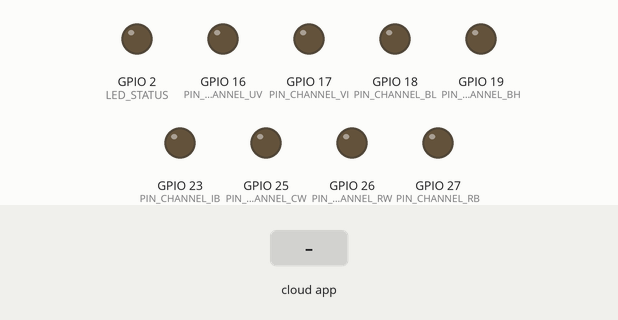
This sketch was run on a simulated ESP32. On the bench: output pins drawn as LEDs (lit = HIGH). The test bench sets the inputs (shaded band). WiFi joins after 1.5 s; servers stay silent unless stated; what the sketch prints to the serial monitor is not drawn.

Above: at 2.7 s.
2.8 s: the phone or cloud app sets Aqua.UV to 1
At 3.7 s:
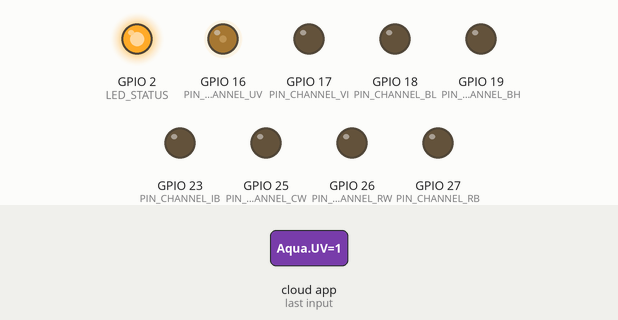
5.8 s: the phone or cloud app sets Aqua.VI to 1
At 6.4 s:
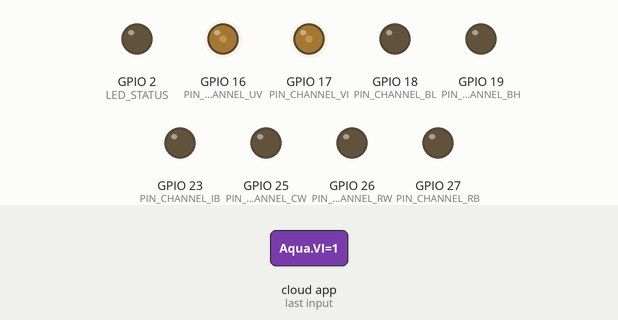
8.8 s: the phone or cloud app sets Aqua.BL to 1
At 9.7 s:
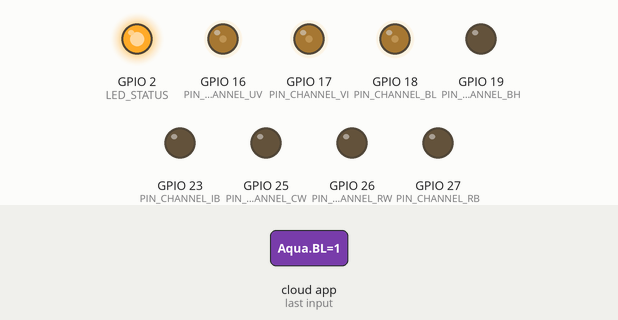
11.8 s: the phone or cloud app sets Aqua.BH to 1
At 12.1 s:
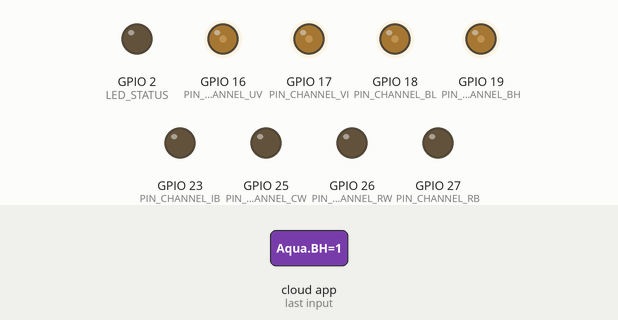
14.8 s: the phone or cloud app sets Aqua.IB to 1
At 15.6 s:
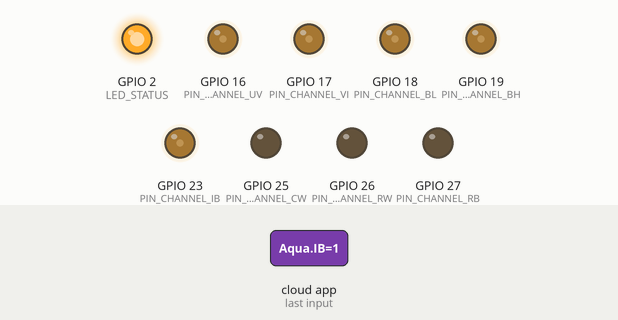
17.8 s: the phone or cloud app sets Aqua.CW to 1
At 18.7 s:
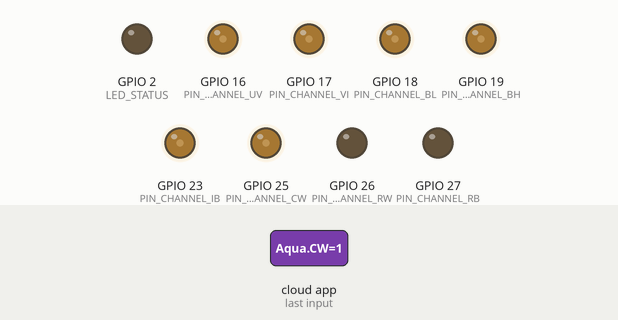
Timing chart, 0 to 21.8 s (numbered marks = the images above; inputs shaded):
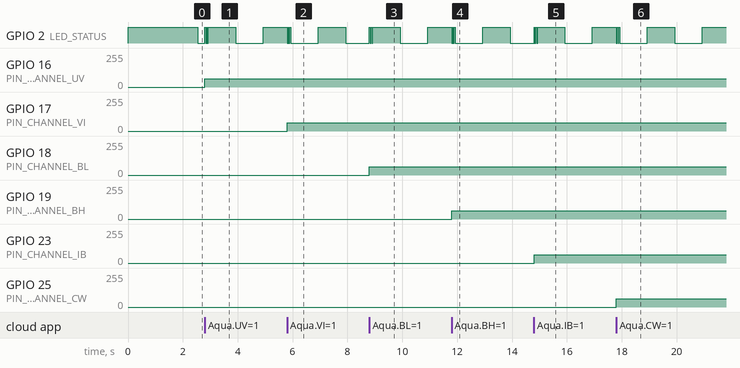

The sketch:

alexa.ino
```cpp
#include <Arduino.h>
#ifdef ESP32
    #include <WiFi.h>
#else
    #include <ESP8266WiFi.h>
#endif
#include "fauxmoESP.h"


#include <esp32-hal-ledc.h>


#define USE_LEDC  0

#define WIFI_SSID "DaD"
#define WIFI_PASS "rosirosi"


fauxmoESP fauxmo;

// -----------------------------------------------------------------------------

#define SERIAL_BAUDRATE     115200
#define LED_STATUS          2 //LED_BUILTIN                  //status LED
#define STATUS_PERIOD       1000 // (ms)


#define PIN_CHANNEL_UV    16  // Reef UV
#define PIN_CHANNEL_VI    17  // Reef Violet
#define PIN_CHANNEL_BL    18  // Reef Blue Low
#define PIN_CHANNEL_BH    19  // Reef Blue High
#define PIN_CHANNEL_IB    23  // Reef Ice Blue
#define PIN_CHANNEL_CW    25  // Reef Cold White
#define PIN_CHANNEL_RW    26  // Refugium White
#define PIN_CHANNEL_RB    27  // Refugium Red Blue


#define LIGHT_CHANNEL_UV  "Aqua UV"           // Reef UV
#define LIGHT_CHANNEL_VI  "Aqua VI"       // Reef Violet
#define LIGHT_CHANNEL_BL  "Aqua BL"     // Reef Blue Low
#define LIGHT_CHANNEL_BH  "Aqua BH"    // Reef Blue High
#define LIGHT_CHANNEL_IB  "Aqua IB"     // Reef Ice Blue
#define LIGHT_CHANNEL_CW  "Aqua CW"   // Reef Cold White
#define LIGHT_CHANNEL_RW  "Aqua WW"    // Refugium White
#define LIGHT_CHANNEL_RB  "Aqua RB" // Refugium Red Blue


const uint32_t freq = 5000;
const uint8_t resolution = 10;
const uint16_t dutyThr = 30;


const int statusLed = LED_STATUS;

#define ACTIVITY_TIME   5
#define ACTIVITY_PERIOD 30
unsigned int activity = 0;

#define MAX_NO_OF_DEVICES 8

typedef enum
{
  LED_CH_UV = 0,    // Reef UV
  LED_CH_VI = 1,    // Reef Violet
  LED_CH_BL = 2,    // Reef Blue Low
  LED_CH_BH = 3,    // Reef Blue High
  LED_CH_IB = 4,    // Reef Ice Blue
  LED_CH_CW = 5,    // Reef Cold White
  LED_CH_RW = 6,    // Refugium White
  LED_CH_RB = 7,    // Refugium Red Blue
  LED_CH_MAX = 8
};

typedef struct
{
  uint8_t pin;
  char *  chanName;
} ChannelMap_t;


ChannelMap_t chanMap[LED_CH_MAX] =
{
  { // LED_CH_UV - ultra violet
    .pin = PIN_CHANNEL_UV,
    .chanName = LIGHT_CHANNEL_UV
  },
  { // LED_CH_VI - violet
    .pin = PIN_CHANNEL_VI,
    .chanName = LIGHT_CHANNEL_VI
  },
  { // LED_CH_BL - blue low
    .pin = PIN_CHANNEL_BL,
    .chanName = LIGHT_CHANNEL_BL
  },
  { // LED_CH_BH - blue high
    .pin = PIN_CHANNEL_BH,
    .chanName = LIGHT_CHANNEL_BH
  },
  { // LED_CH_IB - ice blue
    .pin = PIN_CHANNEL_IB,
    .chanName = LIGHT_CHANNEL_IB
  },
  { // LED_CH_CW - cold white
    .pin = PIN_CHANNEL_CW,
    .chanName = LIGHT_CHANNEL_CW
  },
  { // LED_CH_RW - recife white
    .pin = PIN_CHANNEL_RW,
    .chanName = LIGHT_CHANNEL_RW
  },
  { // LED_CH_RB - recife red blue
    .pin = PIN_CHANNEL_RB,
    .chanName = LIGHT_CHANNEL_RB
  }
};


/******************************************************************************
* setup - main setup
* - initialize UART
* - initialize WIFI
* - initialize light channels
* - setup Alexa
* RETURNS: N/A
******************************************************************************/
void setup()
{

    // Init serial port and clean garbage
    Serial.begin(SERIAL_BAUDRATE);
    Serial.println();
    Serial.println();

    // LEDs
    setupLight();

    // Wifi
    setupWifi();

    setupAlexa();
}


/******************************************************************************
* loop - main loop
* - initialize UART
* - initialize WIFI
* - initialize light channels
* RETURNS: N/A
******************************************************************************/
void loop()
{
    // This is a sample code to output free heap every 5 seconds
    // This is a cheap way to detect memory leaks
    // static unsigned long last_heap = millis();
    static unsigned long last_status = millis();
    static unsigned char statusLed = 0;
    unsigned int period;

    // fauxmoESP uses an async TCP server but a sync UDP server
    // Therefore, we have to manually poll for UDP packets
    fauxmo.handle();

    // if (millis() - last_heap > 5000)
    // {
    //     last_heap = millis();
    //     // Serial.printf("[MAIN] Free heap: %d bytes\n", ESP.getFreeHeap());
    // }

    if (activity > 0)
    {
      period = ACTIVITY_PERIOD;
    }
    else
    {
      period = STATUS_PERIOD;
    }

    if (millis() - last_status > period)
    {
      last_status = millis();

      if (activity > 0)
      {
        activity--;
      }
      digitalWrite(LED_STATUS, statusLed&1);
      statusLed++;
      // Serial.printf("[MAIN] STAUS: %d:%d\n", statusLed, statusLed&1);
    }
}


/******************************************************************************
* setupWifi - setup WIFI connection
* RETURNS: N/A
******************************************************************************/
void setupWifi()
{
  // Set WIFI module to STA mode
  WiFi.mode(WIFI_STA);
  // Connect
  Serial.printf("[WIFI] Connecting to [%s] ", WIFI_SSID);
  WiFi.begin(WIFI_SSID, WIFI_PASS);
  // Wait
  while (WiFi.status() != WL_CONNECTED)
  {
    Serial.print(".");
    delay(100);
  }
  Serial.println();
  // Connected!
  Serial.printf("[WIFI] STATION Mode, SSID: [%s], IP address: [%s]\n", WiFi.SSID().c_str(), WiFi.localIP().toString().c_str());
}


/******************************************************************************
* setupLight - setup Light channels
* RETURNS: N/A
******************************************************************************/
void setupLight()
{
  Serial.printf("Initializing light channels...\n");

  pinMode(LED_STATUS, OUTPUT);
  digitalWrite(LED_STATUS, HIGH);

    // ledcAttach(LED_STATUS, freq, resolution);
    // ledcWrite(LED_STATUS, 0);

  for (uint8_t devid = 0; devid < LED_CH_MAX; devid++)
  {
    // Serial.printf("... light channel [%s] on pin [%d]=OUTPUT,LOW\n", chanMap[devid].chanName, chanMap[devid].pin);


#if USE_LEDC
    ledcAttach(chanMap[devid].pin, freq, resolution);
    ledcWrite(chanMap[devid].pin, 0);
    // if you want to attach a specific channel, use the following instead
    // ledcAttachChannel(chanMap[devid].pin, freq, resolution, 0);
#else
    pinMode(chanMap[devid].pin, OUTPUT);
    digitalWrite(chanMap[devid].pin, LOW);
    analogWriteResolution(chanMap[devid].pin, 10);
#endif
  }
}


/******************************************************************************
* setupAlexa - setup Alexa devices
* - add each light channel as a separat device
* - define handling routine
* RETURNS: N/A
******************************************************************************/
void setupAlexa()
{
  Serial.printf("Setting up Alexa devices ...\n");

  // By default, fauxmoESP creates it's own webserver on the defined port
  // The TCP port must be 80 for gen3 devices (default is 1901)
  // This has to be done before the call to enable()
  fauxmo.createServer(true); // not needed, this is the default value
  fauxmo.setPort(80); // This is required for gen3 devices

  // You have to call enable(true) once you have a WiFi connection
  // You can enable or disable the library at any moment
  // Disabling it will prevent the devices from being discovered and switched
  fauxmo.enable(true);

  // You can use different ways to invoke alexa to modify the devices state:
  // "Alexa, turn yellow lamp on"
  // "Alexa, turn on yellow lamp
  // "Alexa, set yellow lamp to fifty" (50 means 50% of brightness, note, this example does not use this functionality)

  // Add virtual devices
  for (uint8_t devid = 0; devid < LED_CH_MAX; devid++)
  {
    Serial.printf("... add device id [%d] name [%s]\n", devid, chanMap[devid].chanName);
    fauxmo.addDevice(chanMap[devid].chanName);
  }

  fauxmo.onSetState([](unsigned char device_id, const char * device_name, bool state, unsigned char value)
  {
    uint32_t duty;

    // Callback when a command from Alexa is received.
    // You can use device_id or device_name to choose the element to perform an action onto (relay, LED,...)
    // State is a boolean (ON/OFF) and value a number from 0 to 255 (if you say "set kitchen light to 50%" you will receive a 128 here).
    // Just remember not to delay too much here, this is a callback, exit as soon as possible.
    // If you have to do something more involved here set a flag and process it in your main loop.

    // Serial.printf("[ALEXA] Device #%d (%s) state: %s value: %d\n", device_id, device_name, state ? "ON" : "OFF", value);

    activity = ACTIVITY_TIME;

    for (uint8_t devid = 0; devid < MAX_NO_OF_DEVICES; devid++)
    {
      // Checking for device_id is simpler if you are certain about the order they are loaded and it does not change.
      // Otherwise comparing the device_name is safer.

      if (strcmp(chanMap[devid].chanName, device_name) == 0)
      {
        if (state != 0)
        {
          // 0..dutyThr (out of range 0..255) the value is set as it is for high resolution at high intesity
          // dutyThr..255 is mapped to the higher resolution of 0..1023
          // if (value < dutyThr)
          //   // duty = value;
          //   duty = map(value, 4, dutyThr, 1, dutyThr);
          // else
          //   duty = map(value, dutyThr, 255, dutyThr, 255);

          duty = value;
        }
        else
        {
          duty = 0;
        }

        // fauxmo.setState(chanMap[devid].chanName, state, retval);

#if USE_LEDC
          ledcWrite(chanMap[devid].pin, duty);
          // ledcWrite(LED_STATUS, duty);
#else
          analogWrite(chanMap[devid].pin, duty);
          // analogWrite(LED_STATUS, duty);
#endif

      }
    }

    // If your device state is changed by any other means (MQTT, physical button,...)
    // you can instruct the library to report the new state to Alexa on next request:
    // fauxmo.setState(ID_YELLOW, true, 255);
  });
}
```

Measured:
- after the input at 2.8 s, GPIO 16 (PIN_CHANNEL_UV): 0/255 → 63/255 at once
- after the input at 5.8 s, GPIO 17 (PIN_CHANNEL_VI): 0/255 → 63/255 at once
- after the input at 8.8 s, GPIO 18 (PIN_CHANNEL_BL): 0/255 → 63/255 at once
- after the input at 11.8 s, GPIO 19 (PIN_CHANNEL_BH): 0/255 → 63/255 at once
- after the input at 14.8 s, GPIO 23 (PIN_CHANNEL_IB): 0/255 → 63/255 at once
- after the input at 17.8 s, GPIO 25 (PIN_CHANNEL_CW): 0/255 → 63/255 at once
